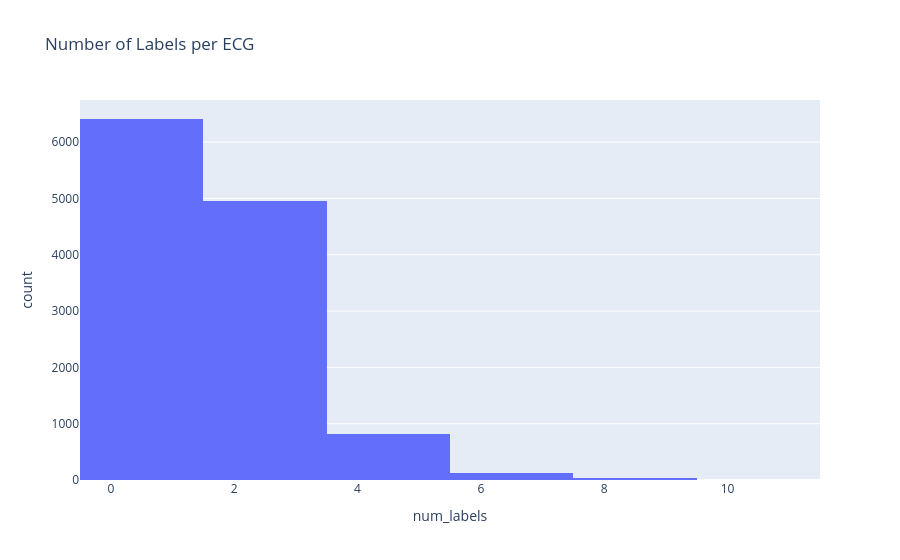

Here is the notebook cell this chart was saved with:
### Code cell
ecg_df['num_labels'] = ecg_df['Disease_desc'].str.split(';').apply(len)

fig = px.histogram(
    ecg_df,
    x='num_labels',
    nbins=10,
    title='Number of Labels per ECG'
)

fig.show()

### Figure 1 — Plotly figure (JSON) as saved in the notebook; plotly's stock layout.template omitted (floating-point values rounded to 4 significant figures; data arrays with more than 128 entries replaced by an {"elided": "..."} marker saying what was removed)
{"data": [{"bingroup": "x", "hovertemplate": "num_labels=%{x}<br>count=%{y}<extra></extra>", "legendgroup": "", "marker": {"color": "#636efa", "pattern": {"shape": ""}}, "name": "", "nbinsx": 10, "orientation": "v", "showlegend": false, "type": "histogram", "x": {"elided": "12334 int values"}, "xaxis": "x", "yaxis": "y"}], "layout": {"barmode": "relative", "legend": {"tracegroupgap": 0}, "title": {"text": "Number of Labels per ECG"}, "xaxis": {"anchor": "y", "domain": [0, 1], "title": {"text": "num_labels"}}, "yaxis": {"anchor": "x", "domain": [0, 1], "title": {"text": "count"}}}}
